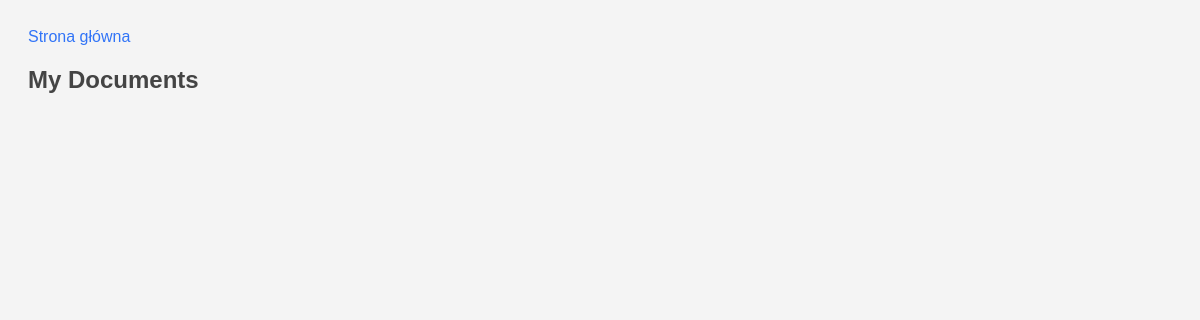
The page /documents/ (signed in) on the database as committed earlier.
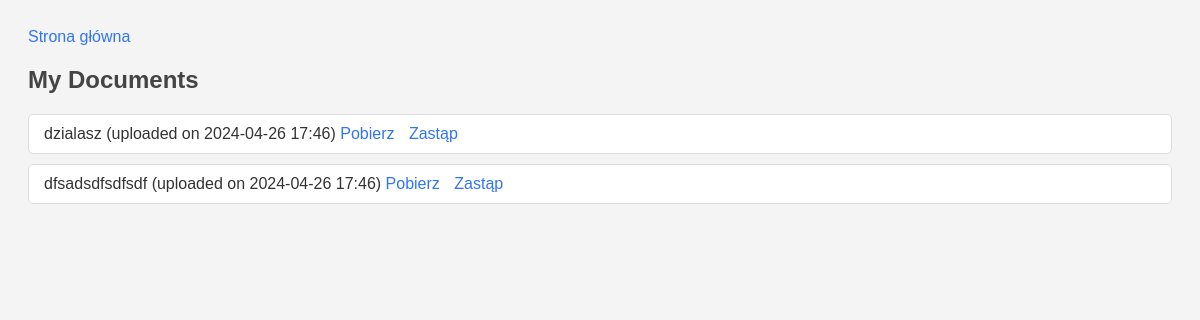
The same page on the database as committed later.
### base/models.py (models this page shows, shortened)
class Document(models.Model):
    title = models.CharField(max_length=255)
    file = models.FileField(
        upload_to='documents/',
        validators=[FileExtensionValidator(allowed_extensions=['gpg'])]
    )
    author = models.ForeignKey(Profile, on_delete=models.CASCADE)
    created_at = models.DateTimeField(auto_now_add=True)
    is_public = models.BooleanField(default=False)
    public_key = models.ForeignKey(PublicKey, on_delete=models.SET_NULL, null=True, blank=True)
    class Meta:
        abstract = True

class HRDocument(Document):
    last_edited_by = models.ForeignKey(Profile, on_delete=models.SET_NULL, null=True, blank=True, related_name='hrdocument_last_edited')
    last_replaced_by = models.ForeignKey(Profile, on_delete=models.SET_NULL, null=True, blank=True, related_name='hrdocument_last_replaced')
    last_replaced_at = models.DateTimeField(null=True, blank=True)
    recipient = models.ForeignKey(Profile, related_name='received_documents_HR', on_delete=models.SET_NULL, null=True, blank=True)

### base/views.py (the view)
# urls.py: path('documents/', views.document_list, name='documents'),
def document_list(request):
    if not request.session.get('user_id'):
        return redirect('login')
    user_id = request.session.get('user_id')
    hr_documents = HRDocument.objects.filter(author_id=user_id)
    sales_documents = SalesDocument.objects.filter(author_id=user_id)
    it_documents = ITDocument.objects.filter(author_id=user_id)
    documents = list(hr_documents) + list(sales_documents) + list(it_documents)
    return render(request, 'base/document_list.html', {'documents': documents})

### base/templates/base/document_list.html (shortened to what this page needs)
{% load static %}
<!DOCTYPE html>
<html lang="en">
<head>
    <link rel="stylesheet" href="{% static 'css/document_list.css' %}">
</head>
<body>
  <a href="{% url 'home' %}" class="home-button">Strona główna</a>
    <h2>My Documents</h2>
    <ul>
      {% for document in documents %}
        <li>
          {{ document.title }} (uploaded on {{ document.created_at|date:"Y-m-d H:i" }})
          <a href="{{ document.file.url }}" download="{{ document.file.name }}">Pobierz</a>
          <a href="{% url 'document_replace' document.id %}">Zastąp</a>
        </li>
      {% endfor %}
    </ul>
</body>
</html>

Rows that differ between the two databases and show on the page:
added HRDocument: title "dzialasz", created_at "2024-04-26 17:46"
added HRDocument: title "dfsadsdfsdfsdf", created_at "2024-04-26 17:46"
